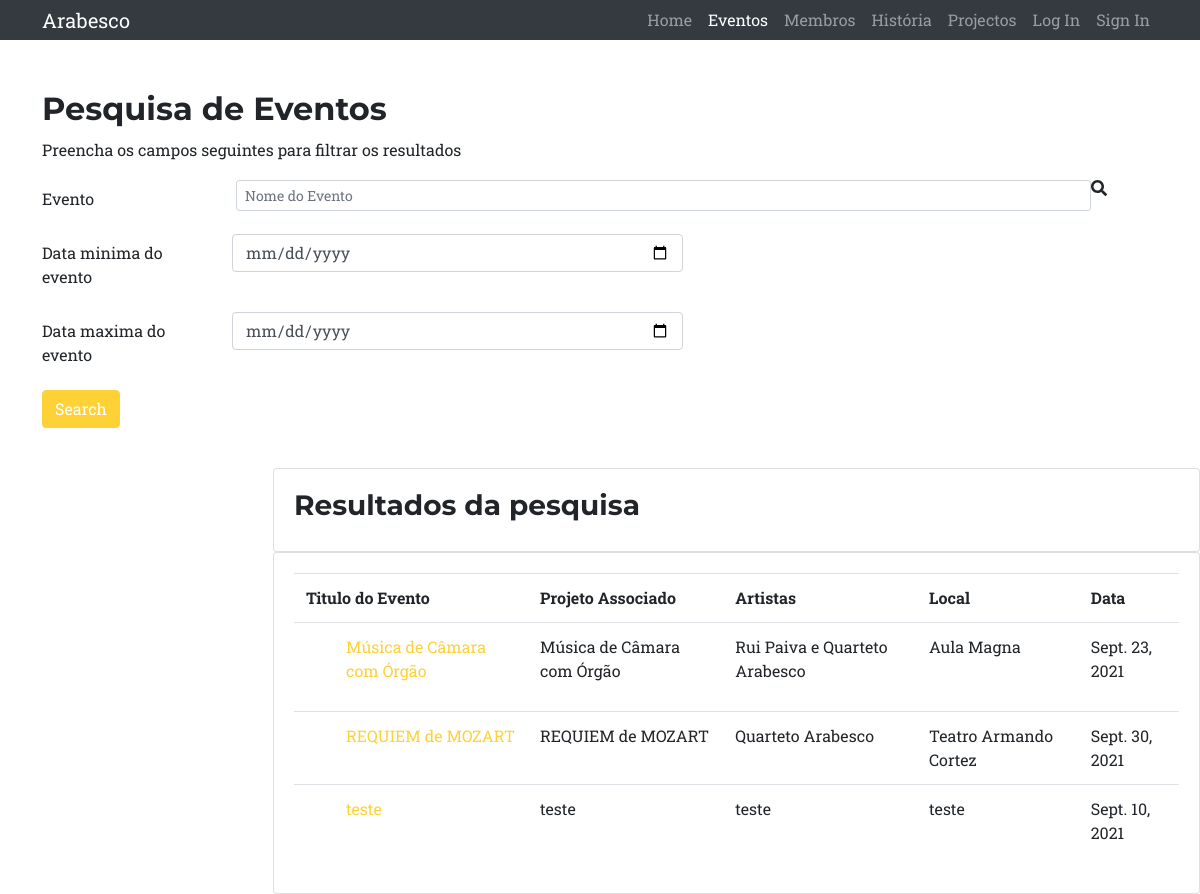
/eventos_new/, run on the app's committed database.
### eventos/models.py (models this page shows, shortened)
class Evento2(models.Model):
    id_evento =models.AutoField(auto_created=True, primary_key=True, serialize=False, verbose_name='ID')
    titulo_evento = models.CharField(max_length=200, default="")
    descricao_evento = models.TextField(max_length=20000, default="")
    data_evento = models.DateField(default=datetime.now, blank=True)
    local=models.CharField(max_length=200, default="")
    artistas = models.CharField(max_length=200, default="")
    projeto =models.ForeignKey(Projeto, on_delete=models.CASCADE, null=True)
    video_evento=models.ManyToManyField(Videos, blank=True)
    data_promocao = models.ForeignKey(agendamento, on_delete=models.CASCADE, null=True)

class Projeto(models.Model):
    id_projeto=models.AutoField(auto_created=True, primary_key=True, serialize=False, verbose_name='ID')
    titulo_projeto= models.CharField(max_length=200, default='')
    autores = models.CharField(max_length=200, default="")
    programa= models.TextField(max_length=20000, default='')
    notas = models.CharField(max_length=200, default='')
    def __str__(self):
        return f"{self.titulo_projeto}"

### eventos/views.py (the view)
# urls.py: path("eventos_new/", views.Eventos_new, name="eventos_new"),
def Eventos_new(request):
    eventos = Evento2.objects.all()
    projetos = Projeto.objects.all()
    date_min_eventos = request.GET.get('date_min_eventos')
    date_max_eventos = request.GET.get('date_max_eventos')
    date_min_projetos = request.GET.get('date_min_projetos')
    date_max_projetos = request.GET.get('date_max_projetos')
    ctx = {}
    xpto={}
    url_parameter = request.GET.get("a")
    if date_min_eventos != '' and date_min_eventos is not None:
        eventos = eventos.filter(data_evento__gte=date_min_eventos)
    if date_min_projetos != '' and date_min_projetos is not None:
        projetos = projetos.filter(data_projeto__gte=date_min_projetos)
    if date_max_eventos != '' and date_max_eventos is not None:
        eventos = eventos.filter(data_evento__lt=date_max_eventos)
    if date_max_projetos != '' and date_max_projetos is not None:
        projetos = projetos.filter(data_projeto__lt=date_max_projetos)
    if url_parameter:
            eventos = Evento2.objects.filter(Q(titulo_evento__icontains=url_parameter) | Q(descricao_evento__icontains=url_parameter))
            projetos = Projeto.objects.filter(Q(titulo_projeto__icontains=url_parameter) | Q(programa__icontains=url_parameter) | Q(notas__icontains=url_parameter))
    ctx={"eventos":eventos, "projetos":projetos}
    if request.is_ajax():
        html = render_to_string(
            template_name="eventos.html", context={"eventos":eventos, "projetos":projetos}
            )
        data_dict = {"html_from_view": html}
        return JsonResponse(data=data_dict, safe=False)
    ctx={"eventos":eventos, "projetos":projetos}
    return render(request, "Eventos_new.html", context=ctx)

### eventos/templates/Eventos_new.html (shortened to what this page needs)
<!DOCTYPE html>
{% load static %}
<html lang="en">
<head>
  <link href="{% static '/css/bootstrap.min.css' %}" rel="stylesheet">
  <link href="css/full-width-pics.css" rel="stylesheet">
  <link href="{% static '/css/styles.css' %}" rel="stylesheet" />
</head>
<body>
  <nav class="navbar navbar-expand-lg navbar-dark bg-dark static-top">
    <div class="container">
      <a class="navbar-brand" href="#">Arabesco</a>
      <div class="collapse navbar-collapse" id="navbarResponsive">
      <ul class="navbar-nav ml-auto">
        <li class="nav-item">
        <a class="nav-link" href="{% url 'home' %}">Home</a>
        </li>
        <li class="nav-item active">
        <a class="nav-link" href="{% url 'eventos_new' %}">Eventos
        </a>
        </li>
        <li class="nav-item">
        <a class="nav-link" href="{% url 'membros' %}">Membros</a>
        </li>
        <li class="nav-item">
        <a class="nav-link" href="{% url 'historia' %}">História</a>
        </li>
        <li class="nav-item">
        <a class="nav-link" href="{% url 'Projetos' %}">Projectos</a>
        </li>
         <li class="nav-item">
        <a class="nav-link" href="{% url 'login' %}">Log In</a>
        </li>
      <li class="nav-item">
        <a class="nav-link" href="{% url 'registo' %}">Sign In</a>
        </li>
      </ul>
      </div>
    </div>
  </nav>
	<header class="" >
		<div style="height: 50px;"></div>
	</header>
  <div class="container">
    <form method="GET" action=".">
      <h2> Pesquisa de Eventos </h2>
      <p>Preencha os campos seguintes para filtrar os resultados</p>
      <div class="form-group row">
        <label for="evento" class="col-2 col-form-label">Evento</label>
        <form class="form-inline">
          <input id="user-input" class="form-control form-control-sm ml-3 w-75" type="text" placeholder="Nome do Evento" aria-label="Nome do Evento">
          <i id="search-icon" class="fas fa-search" aria-hidden="true"></i>
        </form>
      </div>
    </div>
	<div id="replaceable-content">
		{% include 'eventos.html' %}
	</div>
</div>
</body>
</html>

### eventos/templates/eventos.html
{% load static %}
{% block content %}
<div class="container">
	<form method="GET" action=".">
		<div class="form-group row">
			<label for="publishDateMin" class="col-2 col-form-label">Data minima do evento</label>
			<div class="col-5">
				<input type="date" class="form-control" id="publishDateMin" name="date_min_eventos">
			</div>
		</div>
		<div class="form-group row">
			<label for="publishDateMax" class="col-2 col-form-label">Data maxima do evento</label>
			<div class="col-5">
				<input type="date" class="form-control" id="publishDateMax" name="date_max_eventos">
			</div>
		</div>
		<button type="submit" class="btn btn-primary">Search</button>
	</form>
</div>
<div class="row" style="padding-left: 273px; padding-top: 40px">
	<div class="col-md">
		<div class="card card-body">
			<h3>Resultados da pesquisa </h3>
		</div>
		<div class="card card-body">
			<table class="table">
				<tr>
					<th>Titulo do Evento</th>
					<th>Projeto Associado</th>
					<th>Artistas</th>
					<th>Local</th>
					<th>Data</th>
				</tr>
				{% for evento in eventos %}
				<tr>
					<td>
						<ul><a href="{% url  'eventos' evento.id_evento evento.data_evento %}">{{ evento.titulo_evento }}</a></ul>
					</td>
					<td>{{evento.projeto}}</td>
					<td>{{evento.artistas}}</td>
					<td>{{evento.local}}</td>
					<td>{{evento.data_evento}}</td>
				</tr>
				{% endfor %}
		</div>
		{% endblock content %}

### data on the page
Evento2: titulo_evento "Música de Câmara com Órgão", projeto "Música de Câmara com Órgão", artistas "Rui Paiva e Quarteto Arabesco", local "Aula Magna", data_evento "Sept. 23, 2021"
Evento2: titulo_evento "REQUIEM de MOZART", projeto "REQUIEM de MOZART", artistas "Quarteto Arabesco", local "Teatro Armando Cortez", data_evento "Sept. 30, 2021"
Evento2: titulo_evento "teste", projeto "teste", artistas "teste", local "teste", data_evento "Sept. 10, 2021"
